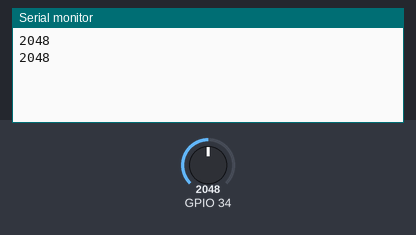
The sketch below on a simulated ESP32. Parts: the last lines printed to the serial monitor. Inputs (shaded band) come from the test bench; at power-on: GPIO 34 = 2048.

Above: at 1.8 s.
1.9 s: GPIO 34 set to 2866
At 2.5 s:
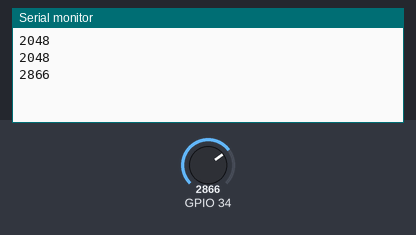
3.4 s: GPIO 34 set to 3603
At 4.8 s:
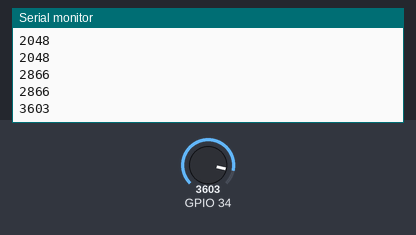
Timing chart, 0 to 6.4 s (numbered marks = the images above; inputs shaded):
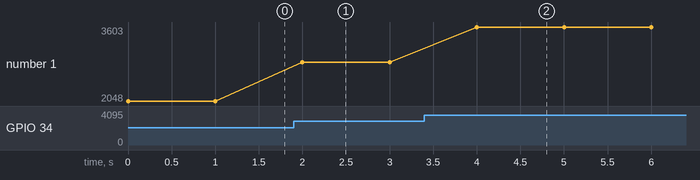

Measured:
- after the input at 1.9 s, the serial monitor: prints a new line after 0.10 s (image 1)
- after the input at 3.4 s, the serial monitor: prints a new line after 0.60 s (image 2)
- plotted number 1: 2048 → 2866 after the input at 1.9 s, 2866 → 3603 after the input at 3.4 s

The sketch:

pot_serial.ino
```cpp
int pot;
void setup() {
  // put your setup code here, to run once:
  Serial.begin(115200);
}

void loop() {
  pot=analogRead(34);
  // put your main code here, to run repeatedly:
  Serial.println(pot);
  delay(1000);
}
```
